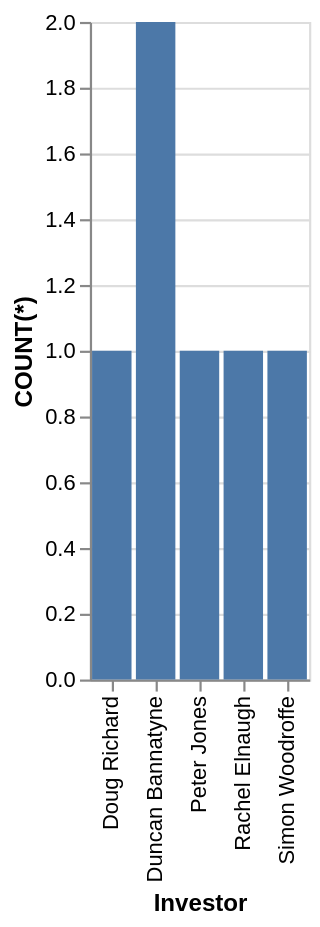

This figure's Vega-Lite source:
### Vega-Lite specification from a JSON file in a GitHub repository (floating-point values rounded to 4 significant figures)
{"data": {"values": [{"x_data": "Doug Richard", "y_data": 1}, {"x_data": "Duncan Bannatyne", "y_data": 2}, {"x_data": "Peter Jones", "y_data": 1}, {"x_data": "Rachel Elnaugh", "y_data": 1}, {"x_data": "Simon Woodroffe", "y_data": 1}]}, "mark": "bar", "encoding": {"x": {"field": "x_data", "type": "nominal", "title": "Investor", "sort": "ascending"}, "y": {"field": "y_data", "type": "quantitative", "title": "COUNT(*)"}}}
